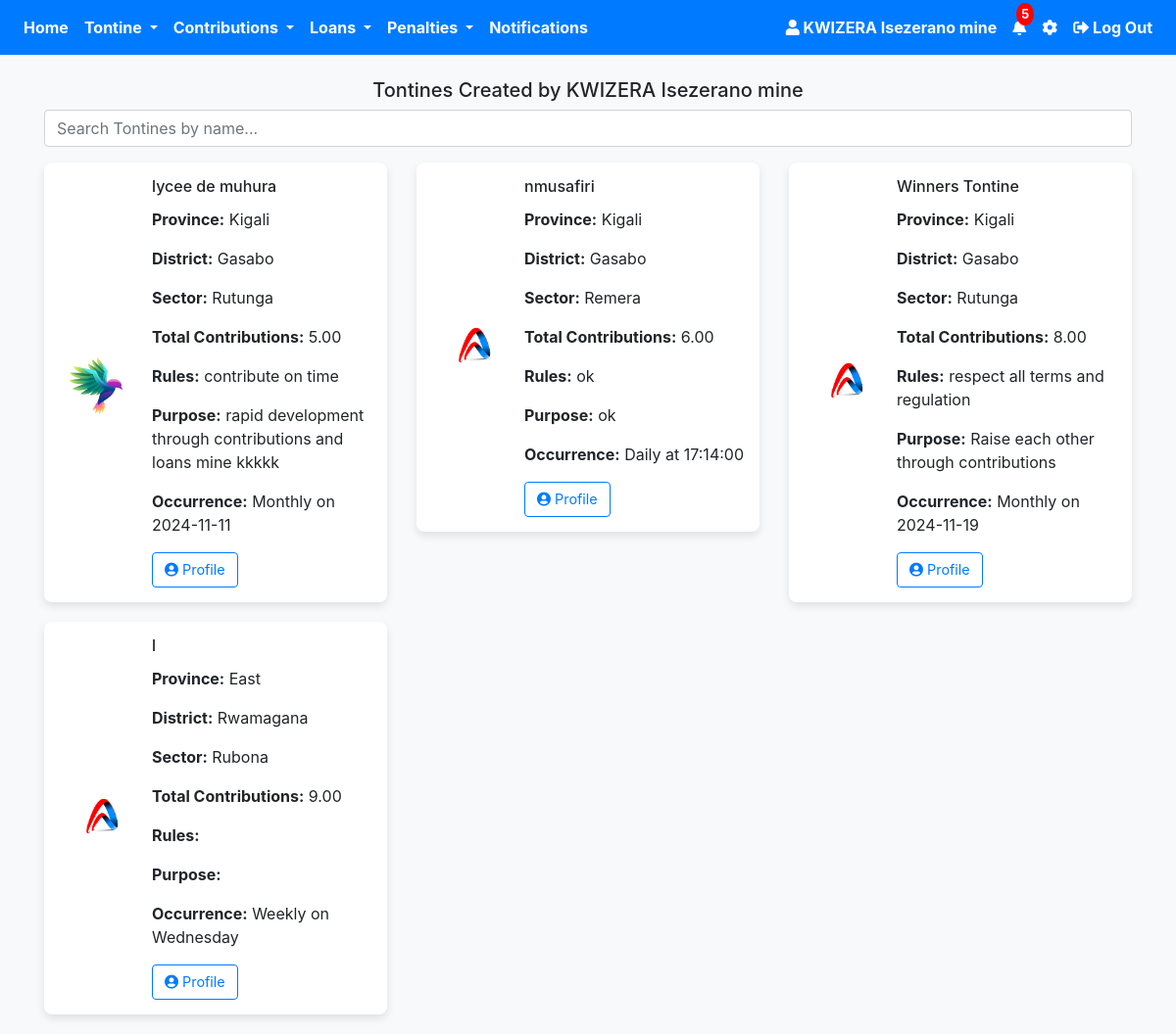
Page /uploads/own_tontine.php (signed in) on the earlier database version.
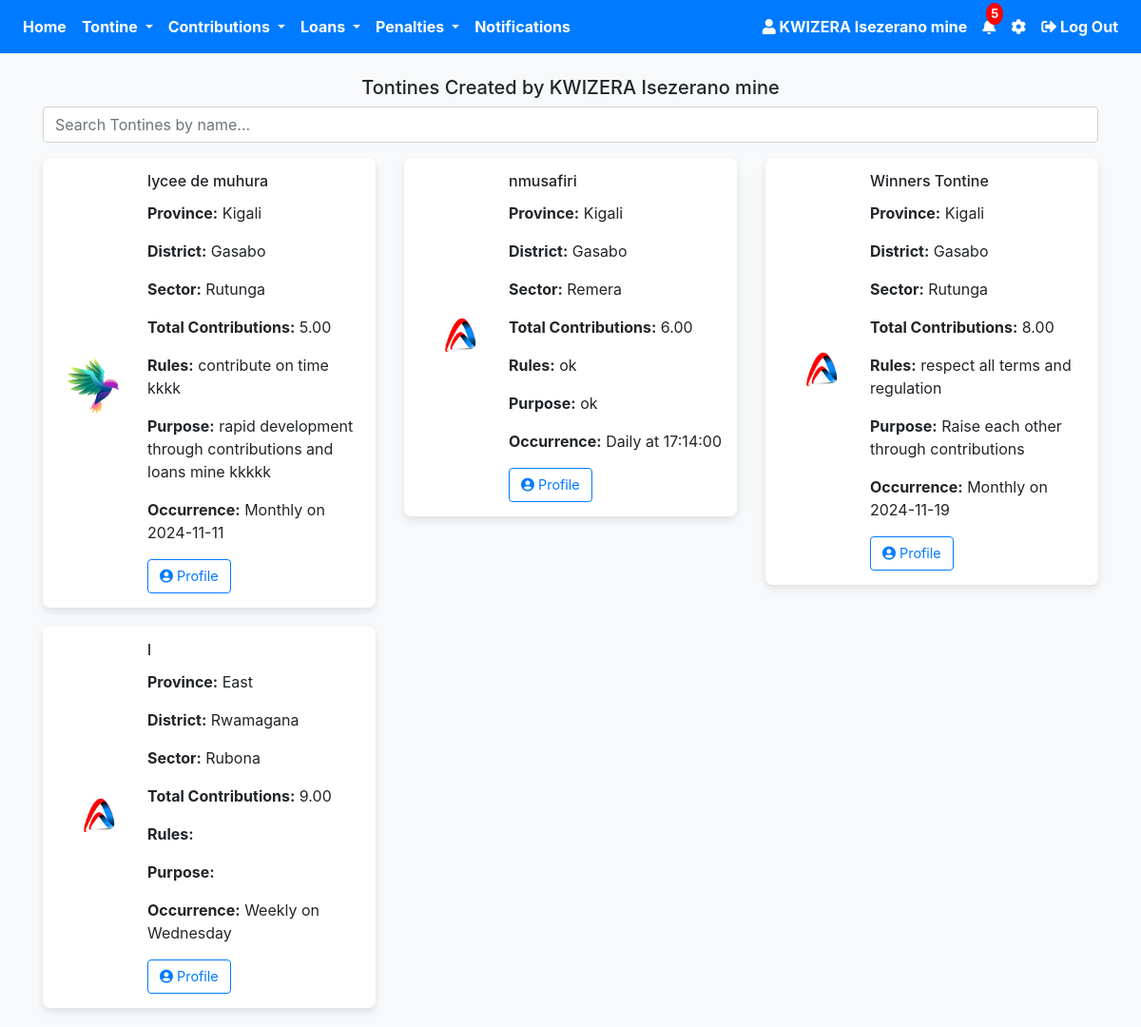
Same page on the later database version.
### tables this page shows
CREATE TABLE `tontine` (
  `id` int(11) NOT NULL,
  `tontine_name` varchar(255) NOT NULL,
  `logo` varchar(255) DEFAULT NULL,
  `join_date` date NOT NULL,
  `province` varchar(100) NOT NULL,
  `district` varchar(100) NOT NULL,
  `sector` varchar(100) NOT NULL,
  `total_contributions` decimal(10,2) NOT NULL,
  `occurrence` enum('Daily','Weekly','Monthly') NOT NULL,
  `time` time DEFAULT NULL,
  `day` enum('Monday','Tuesday','Wednesday','Thursday','Friday','Saturday','Sunday') DEFAULT NULL,
  `date` date DEFAULT NULL,
  `created_at` timestamp NOT NULL DEFAULT current_timestamp(),
  `user_id` int(11) DEFAULT NULL,
  `role` varchar(30) NOT NULL,
  `purpose` varchar(255) NOT NULL,
  `rules` varchar(255) NOT NULL,
  `status` enum('Not Justified','Justification Request sent','Justified','Rejected') DEFAULT 'Not Justified',
  `reason` varchar(255) NOT NULL,
  `interest` decimal(10,2) NOT NULL DEFAULT 0.00,
  `payment_frequency` enum('Monthly','Weekly') NOT NULL,
  `frequent_payment_date` date DEFAULT NULL,
  `frequent_payment_day` enum('Monday','Tuesday','Wednesday','Thursday','Friday','Saturday','Sunday') DEFAULT NULL,
  `late_contribution_penalty` int(50) NOT NULL,
  `late_loan_repayment_amount` decimal(10,2) DEFAULT 0.00
);

### uploads/own_tontine.php (the view, shortened to what the changed rows need)
<?php
require 'config.php';
$user_id = $_SESSION['user_id'];
$tontineStmt = $pdo->prepare("SELECT id, tontine_name, logo, join_date, province, district, sector, total_contributions, occurrence, time, day, date, rules, purpose FROM tontine WHERE user_id = :user_id");
$tontineStmt->execute(['user_id' => $user_id]);
$tontines = $tontineStmt->fetchAll(PDO::FETCH_ASSOC);
?>
<!DOCTYPE html>
<html lang="en">
<head>
    <link rel="stylesheet" href="https://stackpath.bootstrapcdn.com/bootstrap/4.5.2/css/bootstrap.min.css">
    <link rel="stylesheet" href="https://cdnjs.cloudflare.com/ajax/libs/font-awesome/5.15.4/css/all.min.css">
</head>
<body>
<div class="container">
    <div class="row" id="tontine-list">
        <?php foreach ($tontines as $tontine): ?>
            <div class="col-md-4 tontine-item">
                <div class="tontine-card">
                    <img src="<?php echo htmlspecialchars($tontine['logo']); ?>" alt="Tontine Logo" class="tontine-logo">
                    <div class="card-content">
                        <h6 class="card-title"><?php echo htmlspecialchars($tontine['tontine_name']); ?></h6>
                        <p><strong>Province:</strong> <?php echo htmlspecialchars($tontine['province']); ?></p>
                        <p><strong>District:</strong> <?php echo htmlspecialchars($tontine['district']); ?></p>
                        <p><strong>Sector:</strong> <?php echo htmlspecialchars($tontine['sector']); ?></p>
                        <p><strong>Total Contributions:</strong> <?php echo htmlspecialchars($tontine['total_contributions']); ?></p>
                        <p><strong>Rules:</strong> <?php echo htmlspecialchars($tontine['rules']); ?></p>
                        <p><strong>Purpose:</strong> <?php echo htmlspecialchars($tontine['purpose']); ?></p>
                        <?php
                        if ($tontine['occurrence'] == 'Daily') {
                            echo "<p><strong>Occurrence:</strong> Daily at " . htmlspecialchars($tontine['time']) . "</p>";
                        } elseif ($tontine['occurrence'] == 'Weekly') {
                            echo "<p><strong>Occurrence:</strong> Weekly on " . htmlspecialchars($tontine['day']) . "</p>";
                        } elseif ($tontine['occurrence'] == 'Monthly') {
                            echo "<p><strong>Occurrence:</strong> Monthly on " . htmlspecialchars($tontine['date']) . "</p>";
                        }
                        ?>
<div class="card-buttons d-flex justify-content-start">
    <button class="btn btn-outline-primary btn-custom" onclick="window.location.href='tontine_profile.php?id=<?php echo $tontine['id']; ?>'">
        <i class="fas fa-user-circle"></i>  Profile
    </button>
</div>
                    </div>
                </div>
            </div>
        <?php endforeach; ?>
    </div>
</div>
</body>
</html>

Differences in the rows shown:
changed tontine "lycee de muhura": rules "contribute on time" → "contribute on time kkkk"
